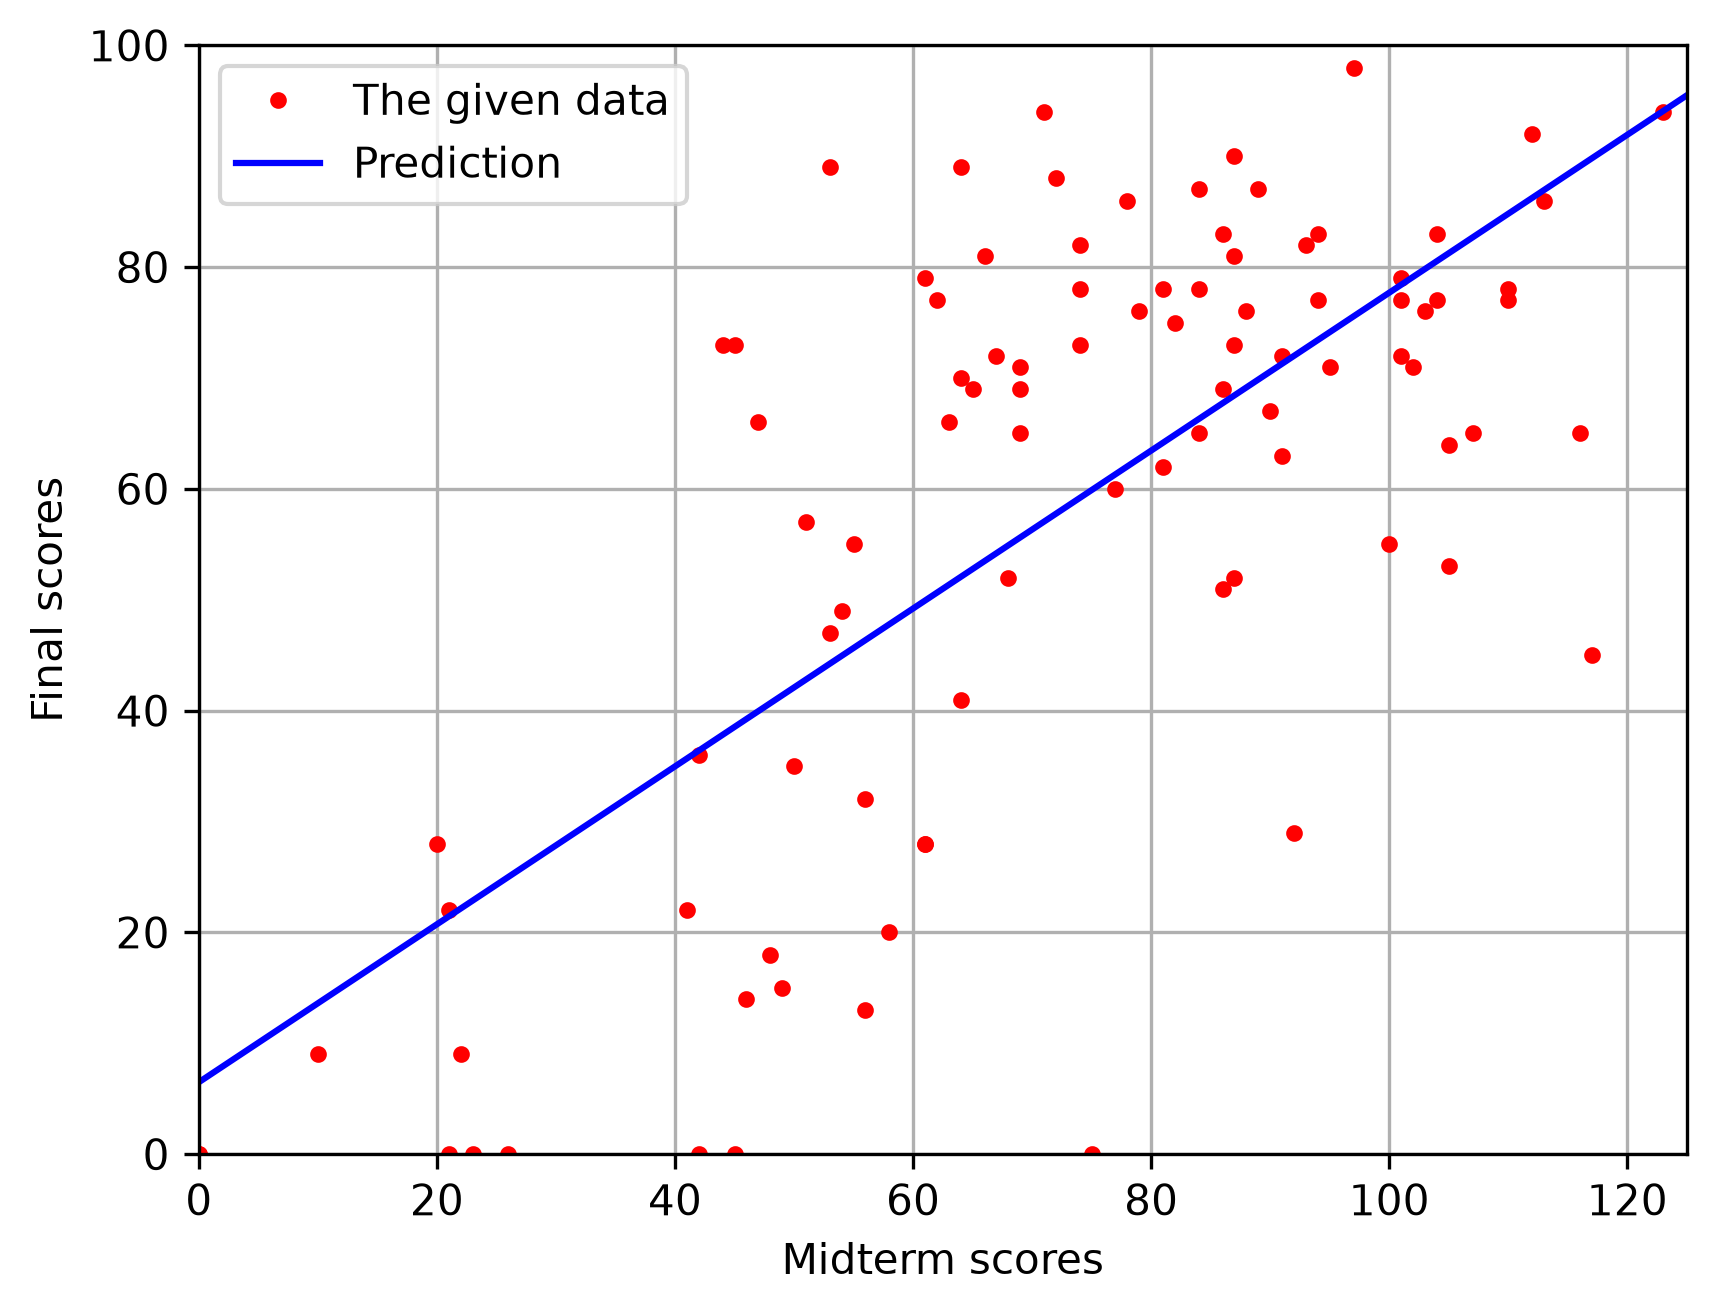

The Python source for this figure:
import numpy as np
import matplotlib.pyplot as plt

midterm_range = np.array([0, 125])
final_range = np.array([0, 100])

# 한국어반과 영어반 점수 데이터를 읽어 하나로 합침
class_kr = np.loadtxt('data/class_score_kr.csv', delimiter=',')
class_en = np.loadtxt('data/class_score_en.csv', delimiter=',')
data = np.vstack((class_kr, class_en))

# 중간고사 점수와 기말고사 점수 분리
xn = data[:, 0]  # 중간고사 점수
yn = data[:, 1]  # 기말고사 점수
A = np.vstack((xn, np.ones(xn.shape))).T  # 기울기와 절편을 구할 행렬
b = yn
line = np.linalg.pinv(A) @ b  # 최소제곱법으로 [기울기, 절편] 계산

# 입력한 중간고사 점수로 기말고사 점수 예측
final = lambda midterm: line[0] * midterm + line[1]
while True:
    try:
        given = input('Q) Please input your midterm score (Enter or -1: exit)? ')
        # 입력하지 않거나 음수를 입력하면 종료
        if given == '' or float(given) < 0:
            break
        print(f'A) Your final score is expected to be {final(float(given)):.3f}.')
    except Exception as ex:
        print(f'Cannot answer the question. (message: {ex})')
        break

# 점수 데이터와 예측선을 그래프로 표시
plt.figure()
plt.plot(data[:,0], data[:,1], 'r.', label='The given data')
plt.plot(midterm_range, final(midterm_range), 'b-', label='Prediction')
plt.xlabel('Midterm scores')
plt.ylabel('Final scores')
plt.xlim(midterm_range)
plt.ylim(final_range)
plt.grid()
plt.legend()
# 그래프를 PNG 파일로 저장
plt.savefig('class_score_predict.png', dpi=300, bbox_inches='tight')
plt.show()
